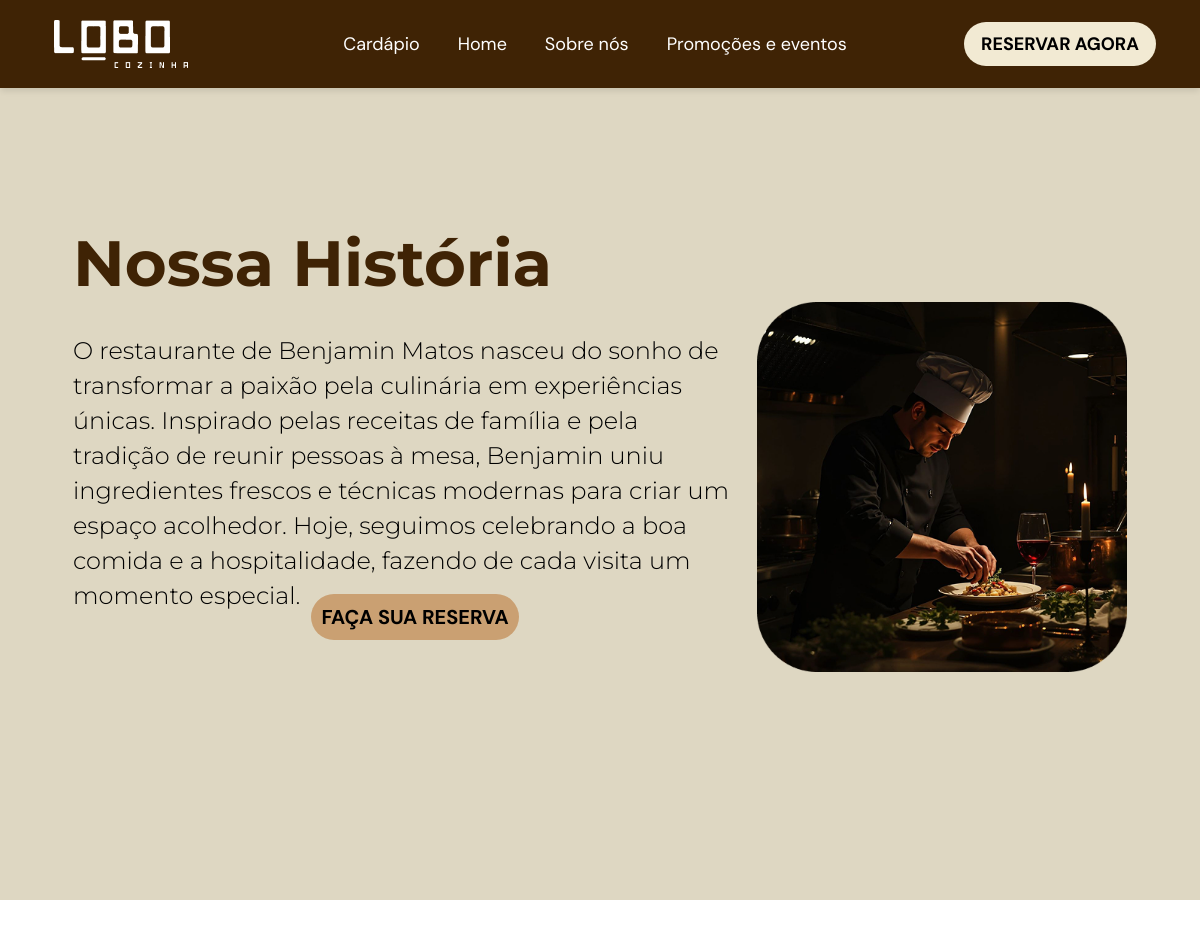
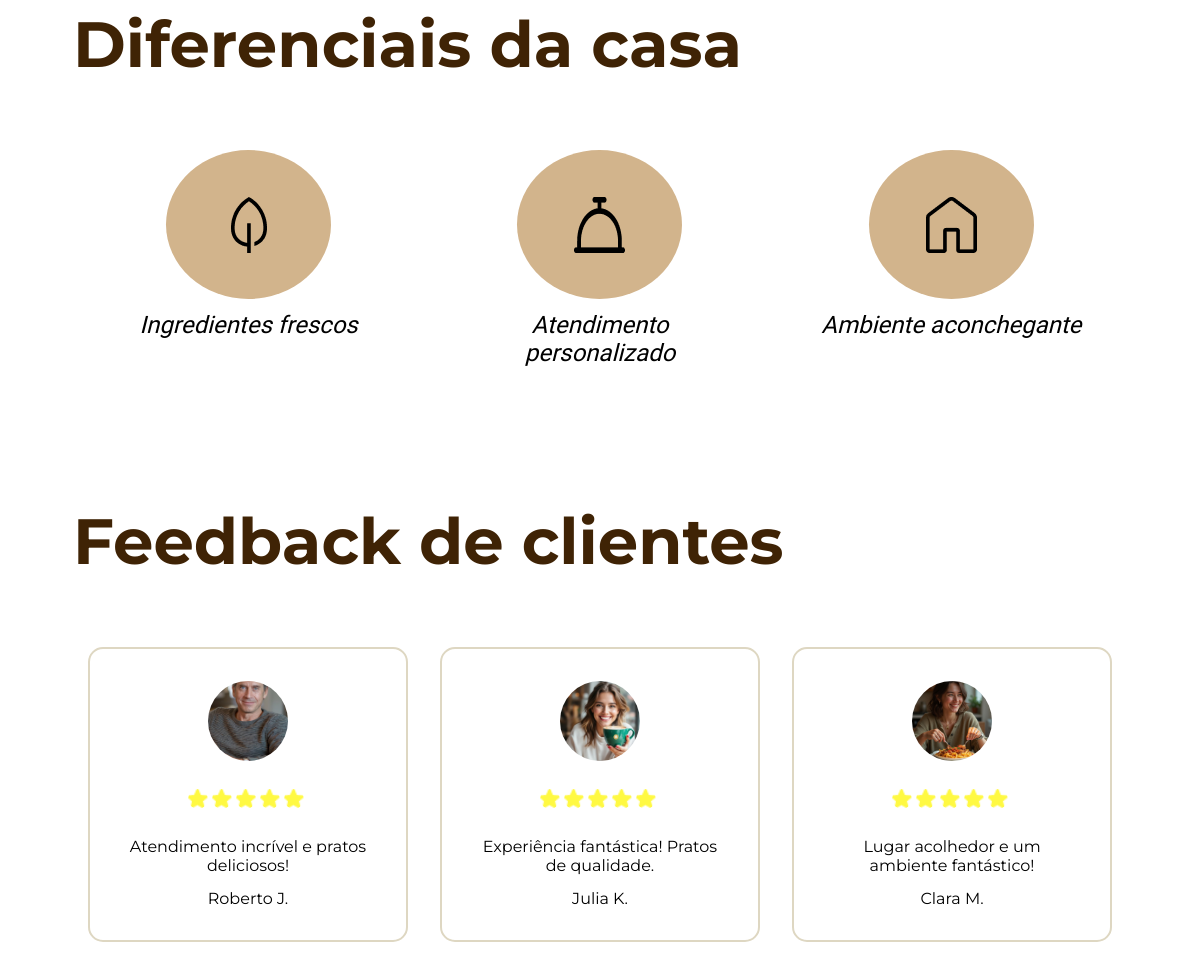
/historia/, run on the app's committed database (2 pictures, top to bottom).
### restaurante/models.py (models this page shows, shortened)
class FeedbackCliente(models.Model):
    nome = models.CharField(max_length=100)
    descricao = models.TextField("Avaliação")
    foto = models.ImageField(upload_to='historia/', blank=True, null=True)

### restaurante/views.py (the view)
# urls.py: path('historia/', views.feedbacks, name='feedbacks'),
def feedbacks(request):
    feedbacks = FeedbackCliente.objects.all()
    return render(request, 'restaurante/feedbacks.html', {'feedbacks': feedbacks})

### restaurante/templates/restaurante/feedbacks.html (shortened to what this page needs)
{% load static %}
<!DOCTYPE html>
<html lang="pt-br">
<head>
    <link rel="stylesheet" href="https://cdnjs.cloudflare.com/ajax/libs/font-awesome/7.0.1/css/all.min.css" />
    <link rel="stylesheet" href="{% static 'styles/style_sobre/sobre.css' %}" />
</head>
<body>
    <header>
        <nav id="navbar">
            <img src="{% static 'media/logo_lobo.png' %}" alt="Logo" />
            <ul class="menu">
                <li><a href="{% url 'executivo' %}">Cardápio</a></li>
                <li><a href="{% url 'equipe' %}">Home</a></li>
                <li><a href="{% url 'feedbacks' %}">Sobre nós</a></li>
                <li><a href="{% url 'promocoes' %}">Promoções e eventos</a></li>
            </ul>
            <a class="btn-inscrever" href="#">RESERVAR AGORA</a>
        </nav>
    </header>
    <div class="spacing"></div>
    <section class="main-bg">
        <div class="main-container">
            <div class="intro">
                <div class="intro-h1">
                    <h1>Nossa História</h1>
                </div>
                <div class="intro-text">
                    <div class="history">
                        <p>O restaurante de Benjamin Matos nasceu do sonho de transformar a paixão pela culinária em experiências únicas. Inspirado pelas receitas de família e pela tradição de reunir pessoas à mesa, Benjamin uniu ingredientes frescos e técnicas modernas para criar um espaço acolhedor. Hoje, seguimos celebrando a boa comida e a hospitalidade, fazendo de cada visita um momento especial.</p>
                        <div class="btn-reservar">
                            <a href="#">FAÇA SUA RESERVA</a>
                        </div>
                    </div>
                    <div class="intro-img">
                        <img src="{% static 'media/image 13.png' %}" alt="Imagem do Restaurante" />
                    </div>
                </div>
            </div>
        </div>
    </section>
    <section>
        <div class="main-container text-h2">
            <h2>Diferenciais da casa</h2>
            <div class="grid grid-3">
                <div class="diferencial-item">
                    <div class="icon-bg">
                        <img class="diferencial-icon" src="{% static 'media/folha.png' %}" alt="Ícone folha" />
                    </div>
                    <h3>Ingredientes frescos</h3>
                </div>
                <div class="diferencial-item">
                    <div class="icon-bg">
                        <img class="diferencial-icon" src="{% static 'media/tampa.png' %}" alt="Ícone tampa" />
                    </div>
                    <h3>Atendimento personalizado</h3>
                </div>
                <div class="diferencial-item">
                    <div class="icon-bg">
                        <img class="diferencial-icon" src="{% static 'media/casa.png' %}" alt="Ícone casa" />
                    </div>
                    <h3>Ambiente aconchegante</h3>
                </div>
            </div>
        </div>
    </section>
    <div class="spacing"></div>
    <section>
        <div class="main-container text-h2">
            <h2>Feedback de clientes</h2>
            <div class="container-sec">
                <div class="fb-grid grid-3">
                    {% for fb in feedbacks %}
                        <div class="fb-card">
                            {% if fb.foto %}
                                <img src="{{ fb.foto.url }}" alt="Foto de {{ fb.nome }}" />
                            {% else %}
                                <img src="{% static 'media/default_user.png' %}" alt="Sem foto" />
                            {% endif %}
                            <div class="stars">
                                <img src="{% static 'media/estrela.png' %}" alt="Estrela" />
                                <img src="{% static 'media/estrela.png' %}" alt="Estrela" />
                                <img src="{% static 'media/estrela.png' %}" alt="Estrela" />
                                <img src="{% static 'media/estrela.png' %}" alt="Estrela" />
                                <img src="{% static 'media/estrela.png' %}" alt="Estrela" />
                            </div>
                            <p class="fb-text">{{ fb.descricao }}</p>
                            <h4 class="fb-name">{{ fb.nome }}</h4>
                        </div>
                    {% empty %}
                        <p>Não há feedbacks disponíveis.</p>
                    {% endfor %}
                </div>
            </div>
        </div>
    </section>
</body>
</html>

### static/styles/style_sobre/sobre.css (style rules this page uses)
* { margin: 0; padding: 0; box-sizing: border-box; }
body { background-color: #FFFFFF; }
.spacing { height: 88px; }
.main-container { max-width: 1600px; padding: 0 73px; margin: 0 auto; }
.main-bg { background-color: #DED7C2; background-size: cover; }
h1, h2, h4, p { font-family: "Montserrat", sans-serif; }
a { font-family: "DM Sans", sans-serif; }
h3 { font-family: "Montserrat Alternates", sans-serif; font-weight: 500; }
header { width: 100%; position: fixed; box-shadow: 0 4px 6px -1px rgba(0, 0, 0, 0.1); background-color: #3F2305; z-index: 10; font-family: "DM Sans", sans-serif; }
header nav ul { display: flex; }
header nav ul li { list-style: none; }
#navbar { display: flex; width: 100%; align-items: center; justify-content: space-between; margin-left: 10px; margin-right: 10px; padding: 20px 44px 20px 44px; }
.menu { gap: 38px; }
.menu a { text-decoration: none; color: #FFFFFF; font-size: 18px; transition: color .300ms ease; }
.btn-inscrever { color: #000000; font-weight: bold; font-size: 18px; text-decoration: none; padding: 10px 17px; background-color: #F2EAD3; border-radius: 100px; margin-right: 10px; }
.intro { min-height: 812px; width: 100%; }
.intro-text { display: flex; align-items: center; max-width: 1600px; }
.intro-h1 { display: flex; }
.intro h1 { font-size: 64px; display: flex; align-items: end; margin-top: 136px; color: #3F2305; }
.intro-text { display: flex; }
.intro-img { display: flex; }
.intro-text p { font-size: 24px; margin-right: 19px; display: flex; max-width: 891px; height: 204px; font-weight: 300; text-align: left; margin-bottom: 57px; line-height: 35px; }
.intro-img img { display: flex; max-width: 100%; margin: auto; }
.btn-reservar { display: flex; justify-content: center; align-items: center; }
.btn-reservar a { display: flex; text-decoration: none; font-size: 20px; color: #000000; font-weight: 700; border-radius: 100px; background-color: #CAA072; padding: 10px; align-items: center; }
.grid { display: grid; }
.diferencial-item { display: flex; flex-direction: column; align-items: center; }
.grid-3 { grid-template-columns: repeat(3, 1fr); }
.text-h2 h2 { margin-top: 47px; font-size: 64px; color: #3F2305; margin-bottom: 47px; height: 98.23px; }
.icon-bg { width: 165px; height: 149px; background-color: #D2B48C; border-radius: 50%; display: flex; align-items: center; justify-content: center; }
.diferencial-item h3 { width: 266px; height: 43; font-size: 24px; color: #000000; margin-top: 12px; font-style: italic; text-align: center; }
.fb-grid { display: flex !important; flex-wrap: wrap !important; gap: 32px !important; justify-content: center !important; align-items: flex-start !important; }
.fb-card .stars img { width: 20px !important; height: 20px !important; margin-right: 4px !important; vertical-align: middle !important; display: inline-block !important; }
.fb-card { width: 320px !important; min-width: 300px !important; max-width: 350px !important; border-radius: 15px; padding: 32px; border: 2px solid #DED7C2; text-align: center; display: flex; flex-direction: column; align-items: center; justify-content: center; }
.fb-card img { width: 80px !important; height: 80px !important; max-width: 80px !important; max-height: 80px !important; object-fit: cover !important; border-radius: 50% !important; margin-bottom: 16px !important; display: block !important; margin-left: auto !important; margin-right: auto !important; }
.container-sec { max-width: 1600px; justify-content: center; display: flex; align-items: center; margin-bottom: 116px; }
.stars { display: flex; margin-top: 12px; margin-bottom: 12px; }
.stars img { width: 20px; height: 20px; margin-right: 4px; vertical-align: middle; }
.fb-text { max-width: 240px; margin: 0 auto 14px; font-size: 16px; font-weight: 400; color: #000; }
.fb-name { color: #000000; text-align: center; font-size: 16px; font-weight: 400; }

### data on the page
FeedbackCliente: foto (picture), descricao "Atendimento incrível e pratos deliciosos!", nome "Roberto J."
FeedbackCliente: foto (picture), descricao "Experiência fantástica! Pratos de qualidade.", nome "Julia K."
FeedbackCliente: foto (picture), descricao "Lugar acolhedor e um ambiente fantástico!", nome "Clara M."
